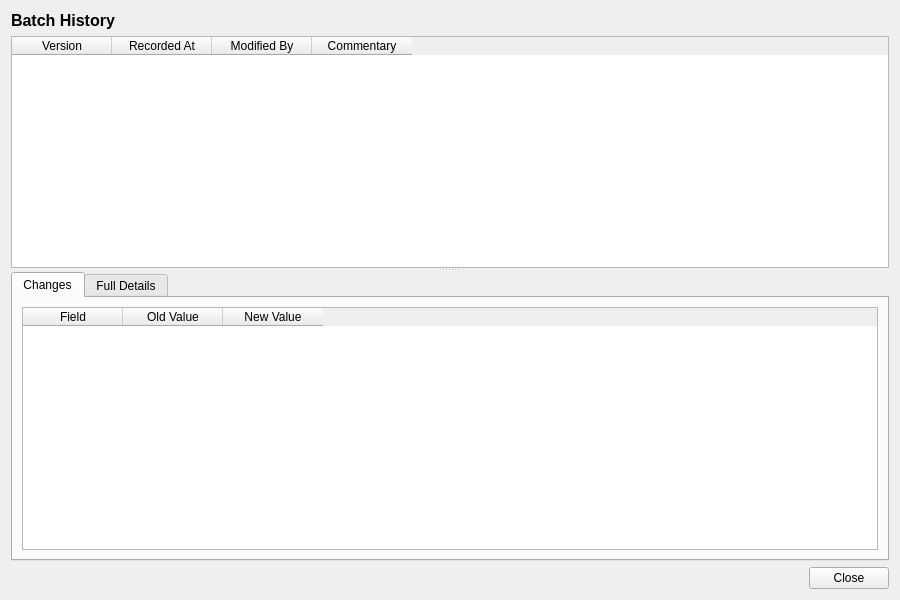
<?xml version="1.0" encoding="UTF-8"?>
<ui version="4.0">
 <class>BatchHistoryDialog</class>
 <widget class="QWidget" name="BatchHistoryDialog">
  <property name="geometry">
   <rect>
    <x>0</x>
    <y>0</y>
    <width>900</width>
    <height>600</height>
   </rect>
  </property>
  <property name="windowTitle">
   <string>Batch History</string>
  </property>
  <layout class="QVBoxLayout" name="verticalLayout">
   <item>
    <widget class="QLabel" name="titleLabel">
     <property name="font">
      <font>
       <pointsize>12</pointsize>
       <bold>true</bold>
      </font>
     </property>
     <property name="text">
      <string>Batch History</string>
     </property>
    </widget>
   </item>
   <item>
    <widget class="QSplitter" name="splitter">
     <property name="orientation">
      <enum>Qt::Vertical</enum>
     </property>
     <widget class="QTableWidget" name="versionListWidget">
      <property name="minimumHeight">
       <number>150</number>
      </property>
      <property name="maximumHeight">
       <number>250</number>
      </property>
      <property name="alternatingRowColors">
       <bool>true</bool>
      </property>
      <property name="editTriggers">
       <set>QAbstractItemView::NoEditTriggers</set>
      </property>
      <property name="selectionMode">
       <enum>QAbstractItemView::SingleSelection</enum>
      </property>
      <property name="selectionBehavior">
       <enum>QAbstractItemView::SelectRows</enum>
      </property>
      <column>
       <property name="text">
        <string>Version</string>
       </property>
      </column>
      <column>
       <property name="text">
        <string>Recorded At</string>
       </property>
      </column>
      <column>
       <property name="text">
        <string>Modified By</string>
       </property>
      </column>
      <column>
       <property name="text">
        <string>Commentary</string>
       </property>
      </column>
     </widget>
     <widget class="QWidget" name="detailWidget">
      <layout class="QVBoxLayout" name="detailLayout">
       <property name="leftMargin">
        <number>0</number>
       </property>
       <property name="topMargin">
        <number>0</number>
       </property>
       <property name="rightMargin">
        <number>0</number>
       </property>
       <property name="bottomMargin">
        <number>0</number>
       </property>
       <item>
        <widget class="QTabWidget" name="tabWidget">
         <property name="currentIndex">
          <number>0</number>
         </property>
         <widget class="QWidget" name="changesTab">
          <attribute name="title">
           <string>Changes</string>
          </attribute>
          <layout class="QVBoxLayout" name="changesTabLayout">
           <item>
            <widget class="QTableWidget" name="changesTableWidget">
             <property name="editTriggers">
              <set>QAbstractItemView::NoEditTriggers</set>
             </property>
             <property name="alternatingRowColors">
              <bool>true</bool>
             </property>
             <property name="selectionMode">
              <enum>QAbstractItemView::SingleSelection</enum>
             </property>
             <property name="selectionBehavior">
              <enum>QAbstractItemView::SelectRows</enum>
             </property>
             <column>
              <property name="text">
               <string>Field</string>
              </property>
             </column>
             <column>
              <property name="text">
               <string>Old Value</string>
              </property>
             </column>
             <column>
              <property name="text">
               <string>New Value</string>
              </property>
             </column>
            </widget>
           </item>
          </layout>
         </widget>
         <widget class="QWidget" name="fullDetailsTab">
          <attribute name="title">
           <string>Full Details</string>
          </attribute>
          <layout class="QVBoxLayout" name="fullDetailsTabLayout">
           <item>
            <widget class="QScrollArea" name="scrollArea">
             <property name="widgetResizable">
              <bool>true</bool>
             </property>
             <widget class="QWidget" name="scrollAreaWidgetContents">
              <property name="geometry">
               <rect>
                <x>0</x>
                <y>0</y>
                <width>560</width>
                <height>450</height>
               </rect>
              </property>
              <layout class="QFormLayout" name="formLayout">
               <item row="0" column="0">
                <widget class="QLabel" name="external_refLabel">
                 <property name="text">
                  <string>External Ref:</string>
                 </property>
                </widget>
               </item>
               <item row="0" column="1">
                <widget class="QLabel" name="codeValue">
                 <property name="text">
                  <string/>
                 </property>
                </widget>
               </item>
               <item row="1" column="0">
                <widget class="QLabel" name="nameLabel">
                 <property name="text">
                  <string>Name:</string>
                 </property>
                </widget>
               </item>
               <item row="1" column="1">
                <widget class="QLabel" name="nameValue">
                 <property name="text">
                  <string/>
                 </property>
                </widget>
               </item>
               <item row="2" column="0">
                <widget class="QLabel" name="descriptionLabel">
                 <property name="text">
                  <string>Description:</string>
                 </property>
                </widget>
               </item>
               <item row="2" column="1">
                <widget class="QLabel" name="descriptionValue">
                 <property name="text">
                  <string/>
                 </property>
                 <property name="wordWrap">
                  <bool>true</bool>
                 </property>
                </widget>
               </item>
               <item row="3" column="0">
                <widget class="QLabel" name="versionNumberLabel">
                 <property name="text">
                  <string>Version:</string>
                 </property>
                </widget>
               </item>
               <item row="3" column="1">
                <widget class="QLabel" name="versionNumberValue">
                 <property name="text">
                  <string/>
                 </property>
                </widget>
               </item>
               <item row="4" column="0">
                <widget class="QLabel" name="modifiedByLabel">
                 <property name="text">
                  <string>Modified By:</string>
                 </property>
                </widget>
               </item>
               <item row="4" column="1">
                <widget class="QLabel" name="modifiedByValue">
                 <property name="text">
                  <string/>
                 </property>
                </widget>
               </item>
               <item row="5" column="0">
                <widget class="QLabel" name="recordedAtLabel">
                 <property name="text">
                  <string>Recorded At:</string>
                 </property>
                </widget>
               </item>
               <item row="5" column="1">
                <widget class="QLabel" name="recordedAtValue">
                 <property name="text">
                  <string/>
                 </property>
                </widget>
               </item>
               <item row="6" column="0">
                <widget class="QLabel" name="changeCommentaryLabel">
                 <property name="text">
                  <string>Change Commentary:</string>
                 </property>
                </widget>
               </item>
               <item row="6" column="1">
                <widget class="QLabel" name="changeCommentaryValue">
                 <property name="text">
                  <string/>
                 </property>
                 <property name="wordWrap">
                  <bool>true</bool>
                 </property>
                </widget>
               </item>
              </layout>
             </widget>
            </widget>
           </item>
          </layout>
         </widget>
        </widget>
       </item>
      </layout>
     </widget>
    </widget>
   </item>
   <item>
    <layout class="QHBoxLayout" name="buttonLayout">
     <item>
      <spacer name="horizontalSpacer">
       <property name="orientation">
        <enum>Qt::Horizontal</enum>
       </property>
       <property name="sizeHint" stdset="0">
        <size><width>40</width><height>20</height></size>
       </property>
      </spacer>
     </item>
     <item>
      <widget class="QPushButton" name="closeButton">
       <property name="text">
        <string>Close</string>
       </property>
      </widget>
     </item>
    </layout>
   </item>
  </layout>
 </widget>
 <resources/>
 <connections/>
</ui>
